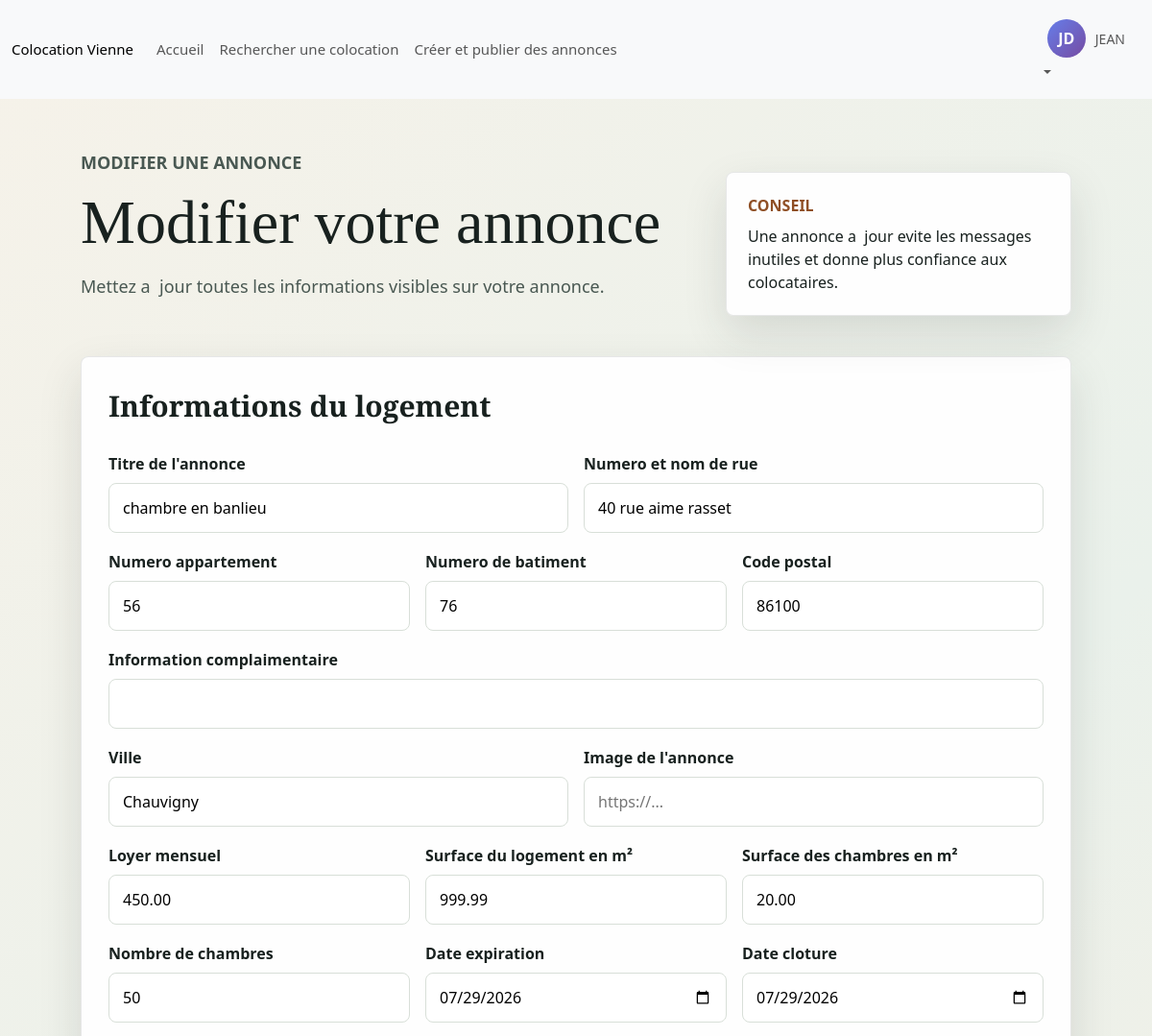
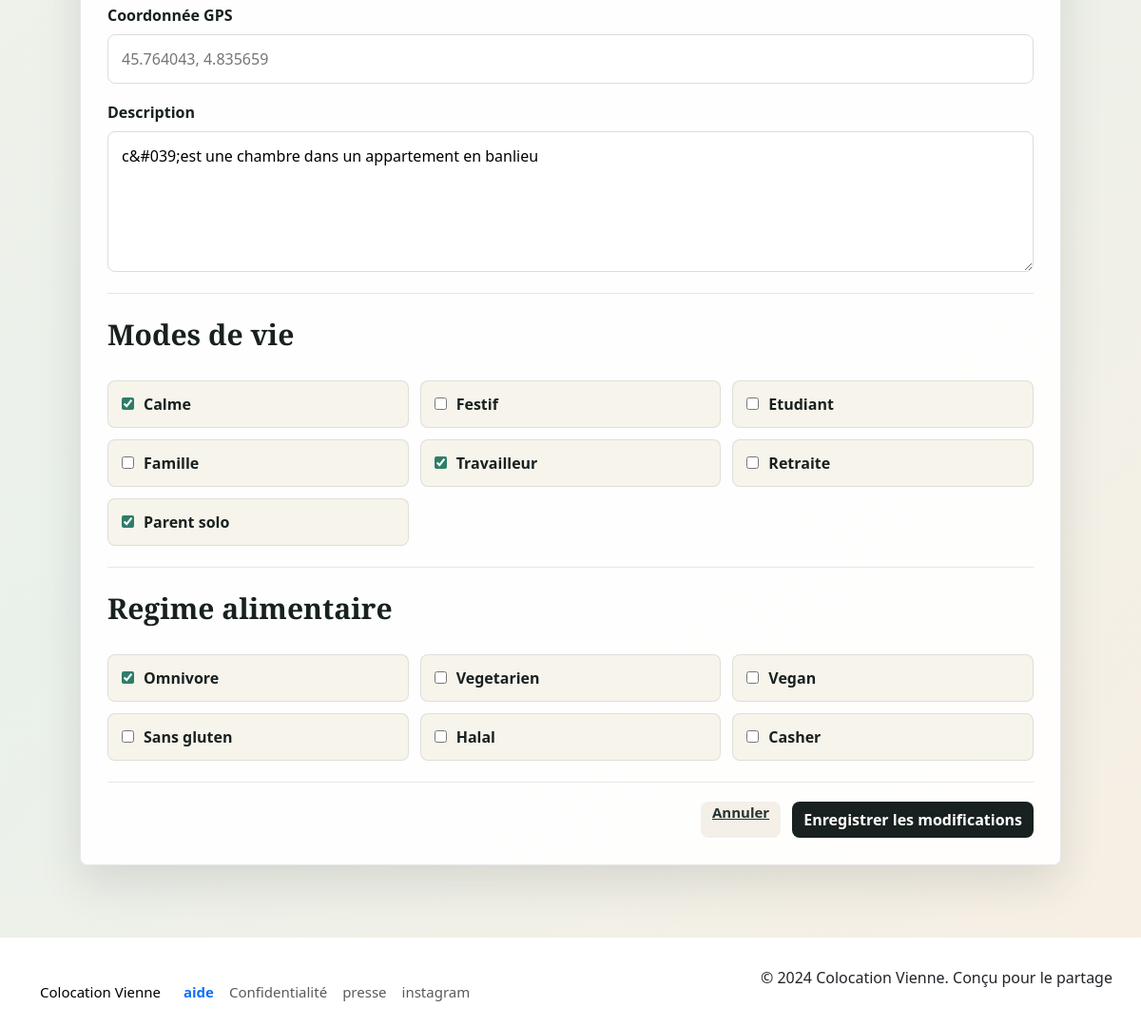
/pages/formulaire_modifier_annonce.php?id_annonce=8 (signed in), run on the app's committed database (2 pictures, top to bottom).
### tables this page shows
CREATE TABLE `annonce` (
  `id_annonce` int(11) NOT NULL,
  `titre` varchar(50) NOT NULL,
  `adresse_1` varchar(255) NOT NULL,
  `adresse_2` varchar(255) DEFAULT NULL,
  `adresse_3` varchar(255) DEFAULT NULL,
  `adresse_4` varchar(255) DEFAULT NULL,
  `ville` varchar(50) NOT NULL,
  `code_postal` int(11) NOT NULL,
  `loyer_location_chez_habitant` decimal(5,2) NOT NULL,
  `description` text NOT NULL,
  `surface_logement` decimal(5,2) NOT NULL,
  `surface_chambres` decimal(5,2) NOT NULL,
  `nombre_chambre` int(11) NOT NULL,
  `date_expiration` date DEFAULT NULL,
  `date_publication` date NOT NULL,
  `date_modification` date NOT NULL,
  `carte_coordonnee_GPS` varchar(40) DEFAULT NULL,
  `date_cloture` date NOT NULL,
  `loyer_colocation` decimal(5,2) NOT NULL
);

### pages/formulaire_modifier_annonce.php (the view, shortened to what this page needs)
<?php
$dbConn = getDbConnection();
$idAnnonce = (int) $_GET['id_annonce'];
$userId = (int) $_SESSION['user_id'];
$stmt = $dbConn->prepare("SELECT
a.*,
        (
            SELECT p.url
            FROM annonce_photo ap
            INNER JOIN photo p ON p.id_photo = ap.id_photo
            WHERE ap.id_annonce = a.id_annonce
            ORDER BY p.id_photo ASC
            LIMIT 1
        ) AS image_url
    FROM annonce a
    INNER JOIN annonce_utilisateur au ON au.id_annonce = a.id_annonce
    WHERE a.id_annonce = :id_annonce
    AND au.id_utilisateur = :id_utilisateur
");
$stmt->execute([
    ':id_annonce' => $idAnnonce,
    ':id_utilisateur' => $userId
]);
$annonce = $stmt->fetch(PDO::FETCH_ASSOC);
$modeStmt = $dbConn->prepare("SELECT id_mode_vie FROM annonce_mode_vie WHERE id_annonce = :id_annonce");
$modeStmt->execute([':id_annonce' => $idAnnonce]);
$selectedModes = array_map('intval', $modeStmt->fetchAll(PDO::FETCH_COLUMN));
$regimeStmt = $dbConn->prepare("SELECT id_regime_alimentaire FROM annonce_regime_alimentaire WHERE id_annonce = :id_annonce");
$regimeStmt->execute([':id_annonce' => $idAnnonce]);
$selectedRegimes = array_map('intval', $regimeStmt->fetchAll(PDO::FETCH_COLUMN));
include("../includes/header.php");
?>
<main class="creer-annonce-page">
    <section class="creer-annonce-hero">
        <div>
            <p class="annonce-kicker">Modifier une annonce</p>
            <h1>Modifier votre annonce</h1>
            <p>
                Mettez a  jour toutes les informations visibles sur votre annonce.
            </p>
        </div>
        <div class="annonce-conseil">
            <strong>Conseil</strong>
            <span>Une annonce a  jour evite les messages inutiles et donne plus confiance aux colocataires.</span>
        </div>
    </section>
    <section class="annonce-form-section">
        <form action="be/modifier_annonce.php" method="POST" class="annonce-form">
            <fieldset>
                <legend>Informations du logement</legend>
                <div class="annonce-form-grid deux-colonnes">
                    <div class="annonce-field">
                        <label for="titre">Titre de l'annonce</label>
                        <input type="text" id="titre" name="titre" value="<?php echo htmlspecialchars($annonce['titre']); ?>" required>
                    </div>
                    <div class="annonce-field">
                        <label for="rue_nom">Numero et nom de rue</label>
                        <input type="text" id="rue_nom" name="rue_nom" value="<?php echo htmlspecialchars($annonce['adresse_1']); ?>" required>
                    </div>
                </div>
                <div class="annonce-form-grid trois-colonnes">
                    <div class="annonce-field">
                        <label for="appartement">Numero appartement</label>
                        <input type="text" id="appartement" name="appartement" value="<?php echo htmlspecialchars($annonce['adresse_2'] ?? ''); ?>">
                    </div>
                    <div class="annonce-field">
                        <label for="batiment">Numero de batiment</label>
                        <input type="text" id="batiment" name="batiment" value="<?php echo htmlspecialchars($annonce['adresse_3'] ?? ''); ?>">
                    </div>
                    <div class="annonce-field">
                        <label for="codePostal">Code postal</label>
                        <input type="number" id="codePostal" name="codePostal" value="<?php echo htmlspecialchars($annonce['code_postal']); ?>" required>
                    </div>
                </div>
                <div class="annonce-field">
                    <label for="infocomplementaire">Information complaimentaire</label>
                    <input type="text" id="infocomplementaire" name="infocomplementaire" value="<?php echo htmlspecialchars($annonce['adresse_4'] ?? ''); ?>">
                </div>
                <div class="annonce-form-grid deux-colonnes">
                    <div class="annonce-field">
                        <label for="ville">Ville</label>
                        <input type="text" id="ville" name="ville" value="<?php echo htmlspecialchars($annonce['ville']); ?>" required>
                    </div>
                    <div class="annonce-field">
                        <label for="image_url">Image de l'annonce</label>
                        <input type="url" id="image_url" name="image_url" value="<?php echo htmlspecialchars($annonce['image_url'] ?? ''); ?>" placeholder="https://...">
                    </div>
                </div>
                <div class="annonce-form-grid trois-colonnes">
                    <div class="annonce-field">
                        <label for="loyer">Loyer mensuel</label>
                        <input type="number" id="loyer" name="loyer" min="0" step="0.01" value="<?php echo htmlspecialchars($annonce['loyer_location_chez_habitant']); ?>" required>
                    </div>
                    <div class="annonce-field">
                        <label for="surface_logement">Surface du logement en m²</label>
                        <input type="number" id="surface_logement" name="surface_logement" min="1" step="0.01" value="<?php echo htmlspecialchars($annonce['surface_logement']); ?>" required>
                    </div>
                    <div class="annonce-field">
                        <label for="surface_chambres">Surface des chambres en m²</label>
                        <input type="number" id="surface_chambres" name="surface_chambres" min="1" step="0.01" value="<?php echo htmlspecialchars($annonce['surface_chambres']); ?>" required>
                    </div>
                </div>
                <div class="annonce-form-grid trois-colonnes">
                    <div class="annonce-field">
                        <label for="nombre_chambre">Nombre de chambres</label>
                        <input type="number" id="nombre_chambre" name="nombre_chambre" min="1" value="<?php echo htmlspecialchars($annonce['nombre_chambre']); ?>" required>
                    </div>
                    <div class="annonce-field">
                        <label for="date_expiration">Date expiration</label>
                        <input type="date" id="date_expiration" name="date_expiration" value="<?php echo htmlspecialchars($annonce['date_expiration']); ?>" required>
                    </div>
                    <div class="annonce-field">
                        <label for="date_cloture">Date cloture</label>
                        <input type="date" id="date_cloture" name="date_cloture" value="<?php echo htmlspecialchars($annonce['date_cloture']); ?>" required>
                    </div>
                </div>
                <div class="annonce-field">
                    <label for="carte_coordonnee_GPS">Coordonnée GPS</label>
                    <input type="text" id="carte_coordonnee_GPS" name="carte_coordonnee_GPS" value="<?php echo htmlspecialchars($annonce['carte_coordonnee_GPS'] ?? ''); ?>" placeholder="45.764043, 4.835659">
                </div>
                <div class="annonce-field">
                    <label for="descriptions">Description</label>
                    <textarea id="descriptions" name="descriptions" rows="5" required><?php echo htmlspecialchars($annonce['description']); ?></textarea>
                </div>
            </fieldset>
            <fieldset>
                <legend>Modes de vie</legend>
                <div class="annonce-choice-grid">
                    <label class="annonce-choice"><input type="checkbox" name="mode_vie[]" value="1" <?php echo in_array(1, $selectedModes, true) ? 'checked' : ''; ?>><span>Calme</span></label>
                    <label class="annonce-choice"><input type="checkbox" name="mode_vie[]" value="2" <?php echo in_array(2, $selectedModes, true) ? 'checked' : ''; ?>><span>Festif</span></label>
                    <label class="annonce-choice"><input type="checkbox" name="mode_vie[]" value="3" <?php echo in_array(3, $selectedModes, true) ? 'checked' : ''; ?>><span>Etudiant</span></label>
                    <label class="annonce-choice"><input type="checkbox" name="mode_vie[]" value="4" <?php echo in_array(4, $selectedModes, true) ? 'checked' : ''; ?>><span>Famille</span></label>
                    <label class="annonce-choice"><input type="checkbox" name="mode_vie[]" value="5" <?php echo in_array(5, $selectedModes, true) ? 'checked' : ''; ?>><span>Travailleur</span></label>
                    <label class="annonce-choice"><input type="checkbox" name="mode_vie[]" value="6" <?php echo in_array(6, $selectedModes, true) ? 'checked' : ''; ?>><span>Retraite</span></label>
                    <label class="annonce-choice"><input type="checkbox" name="mode_vie[]" value="7" <?php echo in_array(7, $selectedModes, true) ? 'checked' : ''; ?>><span>Parent solo</span></label>
                </div>
            </fieldset>
            <fieldset>
                <legend>Regime alimentaire</legend>
                <div class="annonce-choice-grid">
                    <label class="annonce-choice"><input type="checkbox" name="regime[]" value="1" <?php echo in_array(1, $selectedRegimes, true) ? 'checked' : ''; ?>><span>Omnivore</span></label>
                    <label class="annonce-choice"><input type="checkbox" name="regime[]" value="2" <?php echo in_array(2, $selectedRegimes, true) ? 'checked' : ''; ?>><span>Vegetarien</span></label>
                    <label class="annonce-choice"><input type="checkbox" name="regime[]" value="3" <?php echo in_array(3, $selectedRegimes, true) ? 'checked' : ''; ?>><span>Vegan</span></label>
                    <label class="annonce-choice"><input type="checkbox" name="regime[]" value="4" <?php echo in_array(4, $selectedRegimes, true) ? 'checked' : ''; ?>><span>Sans gluten</span></label>
                    <label class="annonce-choice"><input type="checkbox" name="regime[]" value="5" <?php echo in_array(5, $selectedRegimes, true) ? 'checked' : ''; ?>><span>Halal</span></label>
                    <label class="annonce-choice"><input type="checkbox" name="regime[]" value="6" <?php echo in_array(6, $selectedRegimes, true) ? 'checked' : ''; ?>><span>Casher</span></label>
                </div>
            </fieldset>
            <div class="annonce-actions">
                <a href="page_annonce.php" class="annonce-btn-secondaire">Annuler</a>
                <button type="submit" class="annonce-btn-principal">Enregistrer les modifications</button>
            </div>
        </form>
    </section>
</main>
<?php
include("../includes/footer.php");
?>

### assets/style/style.css (style rules this page uses)
body { background-color: #eaebe4; }
h1, h3, h4 { font-family: "EB Garamond"; }
a { font-size: 15px !important; }
section { padding: 50px; }
.creer-annonce-page { min-height: 100vh; color: #18211f; background: linear-gradient(135deg, #f6f2e9 0%, #eaf1eb 55%, #f7efe4 100%); }
.creer-annonce-hero { display: grid; grid-template-columns: 1fr 360px; gap: 28px; align-items: end; padding: 135px 7vw 42px; }
.creer-annonce-hero h1 { margin: 0; font-family: "EB Garamond", serif; font-size: 64px; line-height: 1; }
.creer-annonce-hero p { max-width: 650px; margin-top: 20px; color: #495852; font-size: 18px; line-height: 1.6; }
.annonce-kicker { color: #8f4f25; font-size: 13px; font-weight: 800; text-transform: uppercase; }
.annonce-conseil, .annonce-form { border: 1px solid rgba(24, 33, 31, 0.1); border-radius: 8px; background: rgba(255, 255, 255, 0.92); box-shadow: 0 18px 45px rgba(42, 50, 43, 0.13); }
.annonce-conseil { padding: 22px; }
.annonce-conseil strong { display: block; margin-bottom: 8px; color: #8f4f25; text-transform: uppercase; }
.annonce-form-section { padding: 0 7vw 76px; }
.annonce-form { display: grid; gap: 20px; max-width: 1120px; padding: 28px; }
.annonce-form fieldset { display: grid; gap: 18px; padding-bottom: 22px; border: 0; border-bottom: 1px solid rgba(24, 33, 31, 0.1); }
.annonce-form legend { font-family: "EB Garamond", serif; font-size: 30px; font-weight: 700; }
.annonce-form-grid { display: grid; gap: 16px; }
.deux-colonnes { grid-template-columns: repeat(2, 1fr); }
.trois-colonnes { grid-template-columns: repeat(3, 1fr); }
.annonce-field { display: grid; gap: 8px; }
.annonce-field label { font-weight: 800; }
.annonce-field input, .annonce-field textarea, .annonce-field select { width: 100%; padding: 13px 14px; border: 1px solid #d8dfd8; border-radius: 8px; }
.annonce-choice-grid { display: grid; grid-template-columns: repeat(3, 1fr); gap: 12px; }
.annonce-choice { display: flex; align-items: center; gap: 10px; padding: 12px 14px; border: 1px solid rgba(24, 33, 31, 0.1); border-radius: 8px; background: #f7f4ec; font-weight: 700; }
.annonce-choice input { accent-color: #2f7d68; }
.annonce-actions { display: flex; justify-content: flex-end; gap: 12px; }
.annonce-btn-principal, .annonce-btn-secondaire { min-height: 38px; padding: 0 12px; border: 0; border-radius: 8px; font-weight: 800; cursor: pointer; }
.annonce-btn-principal { background: #18211f; color: #ffffff; }
.annonce-btn-secondaire { background: #f4f0e7; color: #26332f; }

### data on the page
annonce: titre "chambre en banlieu", rue_nom "40 rue aime rasset", appartement "56", batiment "76", codePostal "86100", ville "Chauvigny", loyer "450.00", surface_logement "999.99", surface_chambres "20.00", nombre_chambre "50", date_expiration "07/29/2026", date_cloture "07/29/2026", descriptions "c&#039;est une chambre dans un appartement en banlieu"

### other printed values
$avatarData['initials'] "JD"
$_SESSION['user_prenom'] "JEAN"
